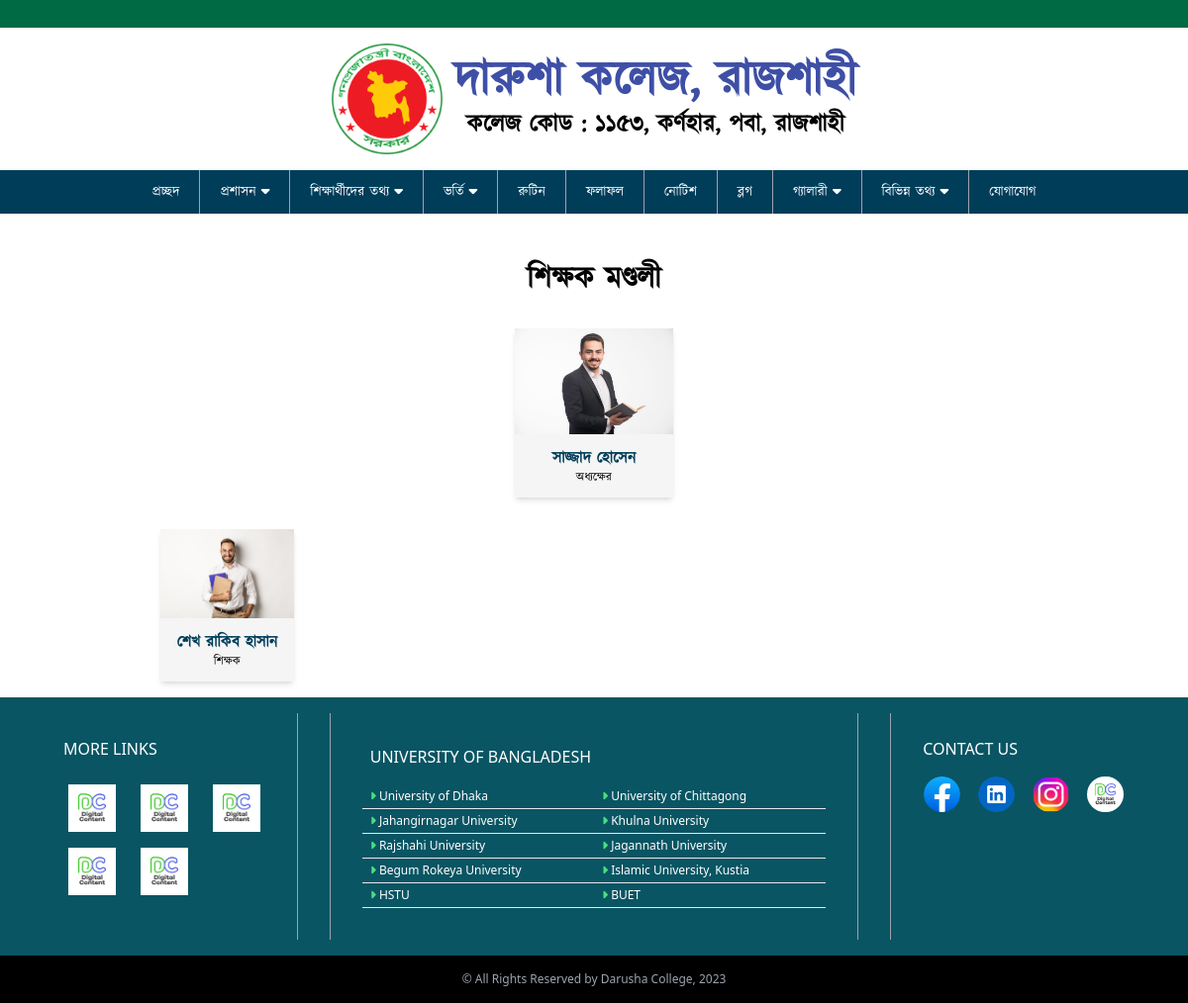
Screenshot of /teachers/ with the database file from the repository.
### main_app/models.py (models this page shows, shortened)
class Teacher(models.Model):
    name = models.CharField(max_length=200)
    designation = models.CharField(max_length=200)
    image = models.ImageField(upload_to='Teacher_image')
    ordering  = models.IntegerField(unique=True,blank=True,null=True)
    class Meta:
        verbose_name = "Teacher"
        verbose_name_plural = "Teacher"

### main_app/views.py (the view)
# urls.py: path('teachers/',teacher ,name='teachers'),
def teacher(request):
    teacher_all = Teacher.objects.all().exclude(ordering=1)
    teacher_h = Teacher.objects.get(ordering=1)
    context = {
        'teacher_h': teacher_h,
        'teacher_all': teacher_all
        }
    return render(request, 'main_app/teacher.html',context)

### main_app/templates/main_app/teacher.html
{% extends 'main_app/bass.html' %}
{% load static %}
{% block content %}
       <main class="mt-8 p-4">
        <section class="lg:w-3/4 m-auto">
          <h3 class="text-center text-3xl font-semibold mb-8">শিক্ষক মণ্ডলী </h3>
          <div class="mb-8">
            <div class="bg-[#f5f5f5] w-2/4 md:w-40 m-auto shadow-md">
              <div>
                <img src="{{ teacher_h.image.url }}" alt="" class="w-full m-auto"/>
              </div>
              <div>
                <div class="p-3 text-center">
                  <h3 class="text-md font-bold text-navBg">{{ teacher_h.name }}</h3>
                  <h4 class="text-xs font-normal">{{ teacher_h.designation }}</h4>
                </div>
              </div>
            </div>
          </div>
          <div class="grid grid-cols-2 md:grid-cols-4 gap-14 md:gap-20 lg:gap-28">
            {% for x in teacher_all %}
            <div class="bg-[#f5f5f5] shadow-md">
              <div>
                <img
                  src="{{ x.image.url }}"
                  alt=""
                  class="w-full m-auto"
                />
              </div>
              <div>
                <div class="p-3 text-center">
                  <h3 class="text-emerald-300 font-bold text-navBg">
                    {{ x.name }}
                  </h3>
                  <h4 class="text-xs font-normal">{{ x.designation }}</h4>
                </div>
              </div>
            </div>
            {% endfor %}
          </div>
        </section>
      </main>
{% endblock %}

### main_app/templates/main_app/bass.html (style rules this page uses)
body { transition: 0.9s; }

### rows the page displays
Teacher: image (picture), name "সাজ্জাদ হোসেন", designation "অধ্যক্ষের"
Teacher: image (picture), name "শেখ রাকিব হাসান", designation "শিক্ষক"
